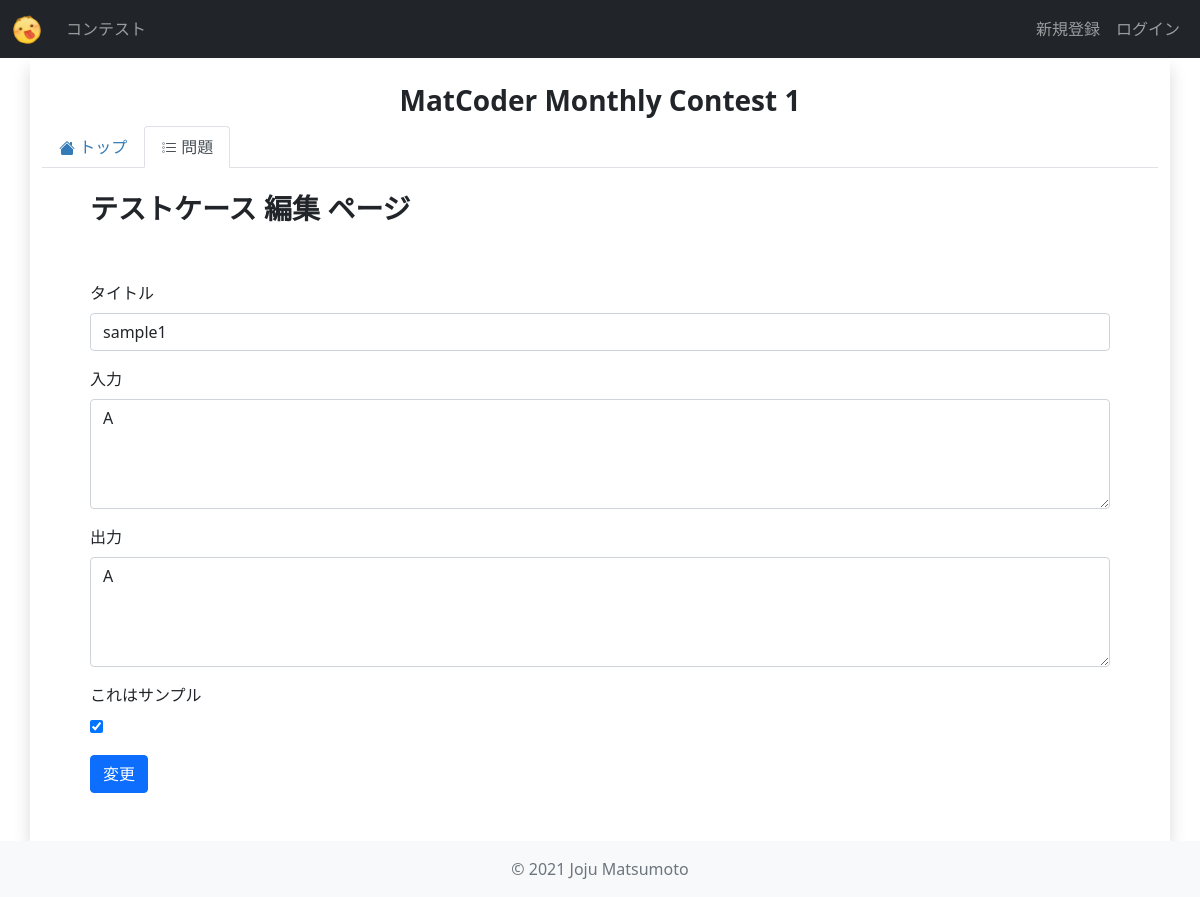
Page /contests/mmc_1/problems/3/test_case/11/ on the committed database.
### contests/models.py (models this page shows, shortened)
class Contest(models.Model):
    title = models.CharField(
        verbose_name="タイトル",
        max_length=255,
    )
    abstract = models.TextField(
        verbose_name="概要",
        max_length=2000,
    )
    short_name = models.CharField(
        verbose_name="省略形",
        max_length=20,
        unique=True,
        default="null",
    )
    start_date = models.DateTimeField(
        verbose_name="開始日時",
    )
    end_date = models.DateTimeField(
        verbose_name="終了日時",
    )
    users = models.ManyToManyField(
        settings.AUTH_USER_MODEL,
        verbose_name="参加者",
        blank=True,
    )
    penalty = models.IntegerField(
        verbose_name="ペナルティ(分)",
        default=5,
    )

class TestCase(models.Model):
    problem = models.ForeignKey(
        Problem,
        verbose_name="問題",
        on_delete=models.CASCADE,
    )
    title = models.CharField(
        verbose_name="タイトル",
        max_length=20,
    )
    note = models.TextField(
        verbose_name="備考",
        max_length=200,
    )
    test_input = models.TextField(
        verbose_name="入力",
        max_length=2000,
    )
    test_output = models.TextField(
        verbose_name="出力",
        max_length=2000,
    )
    is_sample = models.BooleanField(
        verbose_name="サンプル",
        default=False,
    )

### contests/views.py (the view, shortened to what this page needs)
class TestCaseEditView(View):
    def get(self, request, short_name, problem_id, test_case_id=None, *args, **kwargs):
        contest = models.Contest.objects.get(short_name=short_name)
        problem = models.Problem.objects.get(pk=problem_id)
        test_case = None
        is_add_page = True
        if test_case_id is not None:
            test_case = models.TestCase.objects.filter(problem=problem).get(pk=test_case_id)
            is_add_page = False
        form = forms.TestCaseEditForm(instance=test_case)
        context = {
            "contest": contest,
            "problem": problem,
            "form": form,
            "is_add_page": is_add_page,
        }
        return render(request, "contests/test_case_edit.html", context)

### contests/forms.py
class TestCaseEditForm(forms.ModelForm):
    class Meta:
        model = models.TestCase
        fields = ("title", "test_input", "test_output", "is_sample")
        labels = {
            "title": "タイトル",
            "test_input": "入力",
            "test_output": "出力",
            "is_sample": "これはサンプル",
        }
    def __init__(self, *args, **kwargs):
        super().__init__(*args, **kwargs)
        for key, field in self.fields.items():
            if key == "is_sample":
                continue
            field.widget.attrs["class"] = "form-control"
        self.fields["test_input"].widget.attrs["rows"] = 4
        self.fields["test_output"].widget.attrs["rows"] = 4

### contests/templates/contests/test_case_edit.html (shortened to what this page needs)
{% extends 'contests/contest_edit_base.html' %}
{% block contest_tab_problems %}active{% endblock contest_tab_problems %}
{% block contest_content %}
<div class="row ps-5 pe-5">
    <div class="col-sm-12">
        <h3>テストケース {% if is_add_page %}追加{% else %}編集{% endif %} ページ</h3>
    </div>
</div>
<div class="row p-5">
    <form action="" method="post">
        {% for field in form %}
            <div class="col-sm-12 form-label">
                {{field.label}}
            </div>
            <div class="col-sm-12 mb-3">
                {{field}}
            </div>
        {% endfor %}
        <div class="col-sm-12">
            <button class="btn btn-primary">{% if is_add_page %}追加{% else %}変更{% endif %}</button>
        </div>
    </form>
</div>
{% endblock contest_content %}

### contests/templates/contests/contest_edit_base.html (shortened to what this page needs)
{% extends 'base.html' %}
{% block content %}
<div class="row">
    <div class="col-12 mt-4 text-center">
        <h3>{{contest.title}}</h3>
    </div>
    <div class="col-12">
        <ul class="nav nav-tabs navbar-dark mb-4">
            <li class="nav-item">
                <a class="nav-link {% block contest_tab_detail %}{% endblock %}" href="{% url 'contests:contest_detail_edit' contest.short_name %}">
                    トップ
                </a>
            </li>
            <li class="nav-item">
                <a class="nav-link {% block contest_tab_problems %}{% endblock %}" href="{% url 'contests:problems_edit' contest.short_name %}">
                    問題
                </a>
            </li>
        </ul>
    </div>
</div>
{% block contest_content %}{% endblock contest_content %}
{% endblock content %}

### static/css/main.css (style rules this page uses)
body { background-color: white; }
a { color: #337ab7; text-decoration: none; }
h2, h3, h4, h5 { font-weight: bold; }

### rows in the picture
Contest: title "MatCoder Monthly Contest 1"
TestCase: form "sample1" "A" "A" "☑"

### other values in the picture
{{ field.label }} "タイトル" "入力" "出力" "これはサンプル"
